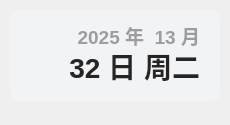
<?xml version="1.0" encoding="UTF-8"?>
<ui version="4.0">
 <class>Form</class>
 <widget class="QWidget" name="Theme">
  <property name="geometry">
   <rect>
    <x>0</x>
    <y>0</y>
    <width>230</width>
    <height>125</height>
   </rect>
  </property>
  <property name="minimumSize">
   <size>
    <width>0</width>
    <height>0</height>
   </size>
  </property>
  <property name="maximumSize">
   <size>
    <width>16777215</width>
    <height>65536</height>
   </size>
  </property>
  <property name="windowTitle">
   <string>时间</string>
  </property>
  <widget class="QLabel" name="date_text">
   <property name="geometry">
    <rect>
     <x>20</x>
     <y>20</y>
     <width>180</width>
     <height>31</height>
    </rect>
   </property>
   <property name="font">
    <font>
     <family>Microsoft YaHei UI</family>
     <pointsize>14</pointsize>
     <bold>true</bold>
    </font>
   </property>
   <property name="styleSheet">
    <string notr="true">color: rgba(0, 0, 0, 90);
font-weight: bold;</string>
   </property>
   <property name="text">
    <string>2025 年  13 月</string>
   </property>
   <property name="textFormat">
    <enum>Qt::PlainText</enum>
   </property>
   <property name="alignment">
    <set>Qt::AlignRight|Qt::AlignTrailing|Qt::AlignVCenter</set>
   </property>
  </widget>
  <widget class="QLabel" name="day_text">
   <property name="geometry">
    <rect>
     <x>30</x>
     <y>40</y>
     <width>170</width>
     <height>51</height>
    </rect>
   </property>
   <property name="font">
    <font>
     <family>Microsoft YaHei UI</family>
     <pointsize>21</pointsize>
     <bold>true</bold>
    </font>
   </property>
   <property name="styleSheet">
    <string notr="true">border: none;
color: rgba(37, 37, 37, 255);
font-weight: bold</string>
   </property>
   <property name="text">
    <string>32 日 周二</string>
   </property>
   <property name="textFormat">
    <enum>Qt::PlainText</enum>
   </property>
   <property name="alignment">
    <set>Qt::AlignRight|Qt::AlignTrailing|Qt::AlignVCenter</set>
   </property>
  </widget>
  <widget class="QLabel" name="backgnd">
   <property name="geometry">
    <rect>
     <x>10</x>
     <y>10</y>
     <width>210</width>
     <height>91</height>
    </rect>
   </property>
   <property name="styleSheet">
    <string notr="true">background-color: rgba(242, 243, 245, 255);
border-radius: 8px</string>
   </property>
   <property name="text">
    <string/>
   </property>
  </widget>
  <zorder>backgnd</zorder>
  <zorder>date_text</zorder>
  <zorder>day_text</zorder>
 </widget>
 <resources/>
 <connections/>
</ui>
